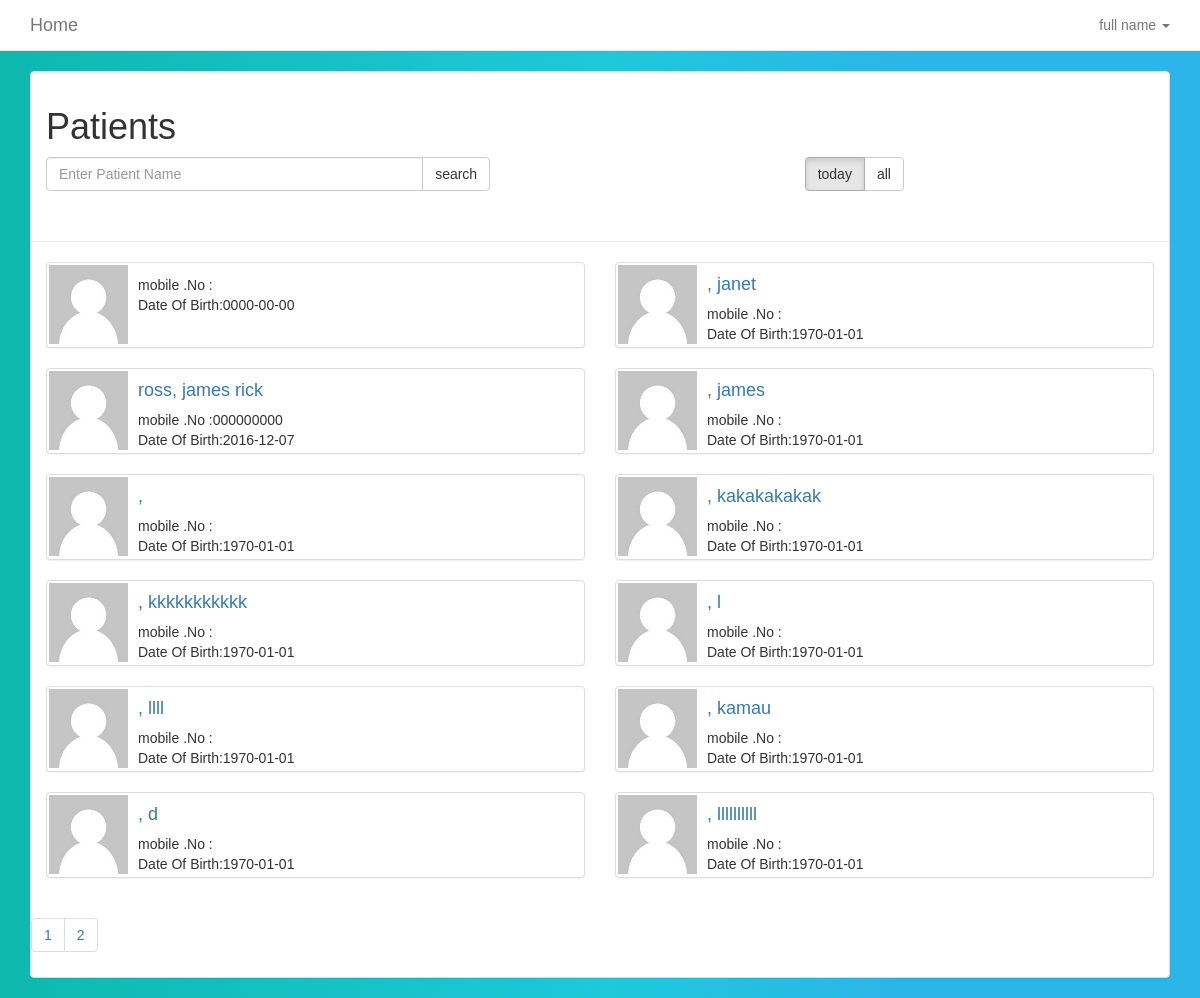
The app's page /patients (signed in) with its own data.
### tables this page shows
CREATE TABLE `patient_details` (
  `patient_id` varchar(30) NOT NULL,
  `patient_name` varchar(50) NOT NULL,
  `birthday` date NOT NULL,
  `phonenumber` varchar(50) NOT NULL,
  `national_id` varchar(50) NOT NULL,
  `status` varchar(11) NOT NULL,
  `gender` varchar(10) NOT NULL,
  `created_at` timestamp NOT NULL DEFAULT CURRENT_TIMESTAMP
);

### app/conn_db.php (called while the page is built, shortened)
<?php
$conn = "";
function affected() {
    global $conn, $rows_affected;
    $rows_affected = mysqli_affected_rows($conn);
    if ($rows_affected < 1) {
        $error_sql ="No information added to or retreived from database. Try checking your parameters" . "<br>";
        error_handler($error_sql, mysqli_errno($conn), mysqli_error($conn));
        return 0;
    }
    else {
        return $rows_affected;
    }
}
function db_query($sql) {
    global $conn;
    $result = $conn->query($sql);
    if ($result == FALSE) {
        $error_sql = "Error querying db, check sql statement" . "<br>";
        error_handler($error_sql, mysqli_errno($conn), mysqli_error($conn));
    }
    else {
        return $result;
    }
}
?>

### views_user/patients.php (the view, shortened to what this page needs)
<?php
$page = isset($_GET['pg']) ? $_GET['pg']:1;
$misc = isset($_GET['misc']) ? $_GET['misc']:1;
switch ($misc) {
     case 1:
     $miscellaneous =" WHERE created_at >= curdate() ";
     break;
}
$start = ($page > 1) ?($page *12)-12 :0;
$url_search = "";
$sql_patients = "SELECT patient_id, patient_name, phonenumber, birthday FROM patient_details" . $miscellaneous . "LIMIT {$start} , 12";
$p_count ="SELECT COUNT(*) FROM patient_details " . $miscellaneous ;
$patient = db_query($sql_patients);
?>
<div class="section">
      <div class="container">
          <div class="panel panel-default panel-faded">
          <div class="panel-body">
        <div class="row">
         <div class="col-md-12">
            <h1>Patients</h1>
          </div>
          <div class="col-md-5">
            <form role="form" method="get">
              <div class="form-group">
                <div class="input-group">
                  <input type="text" class="form-control" name="search" placeholder="Enter Patient Name">
                  <span class="input-group-btn">
                    <button class="btn btn-default" type="submit">search</button>
                  </span>
                </div>
              </div>
            </form>
          </div>
          <div class="col-md-offset-3 col-md-4">
            <div class="btn-group">
              <a href="<?php echo "patients?misc=1" ?>" class="btn btn-default <?php if($misc== 1)echo "active";?>"">today</a>
              <a href="<?php echo "patients?misc=2" ?>" class="btn btn-default <?php if($misc== 2)echo "active";?>">all</a>
            </div>
          </div>
          </div>
          </div>
        <div class="row">
          <div class="col-md-12">
            <hr>
          </div>
        </div>
        <div class="row">
          <div class="col-md-12">
              <ul class="media-list">
                 <?php
                 while ($row = $patient->fetch_assoc()) {
                     ?>
                 <li class="col-md-6">
                  <div class="panel panel-default panel-faded">
                    <div class=" file-list">
                        <a class="pull-left img--space" href="patientinfo?id=<?php echo $row["patient_id"]?>"><img class="media-object" src="assets/img/avatar.jpg" height="79" width="79"></a>
                        <div class="media-body">
                          <a href="patientinfo?id=<?php echo $row['patient_id'];?>" ><h4 class="name"><?php echo $row["patient_name"];?></h4></a>
                          <div> mobile .No :<?php echo $row["phonenumber"];?></div>
                          <div> Date Of Birth:<?php echo $row["birthday"];?></div>
                        </div>
                    </div>
                  </div>
                 </li>
                 <?php }
                 ?>
               </ul>
          </div>
        </div>
        <?php
          $res = db_query($p_count);
          $tot = $res->fetch_assoc();
          $tot = $tot['COUNT(*)'];
          $total = ceil($tot/12);
        ?>
        <div class="row">
        <div class="col-md-12">
        <ul class="pagination">
        <?php for($x = 1;$x <= $total ; $x++): ?>
          <li><a href="patients?pg=<?php echo $x.$url_search; ?>"><?php echo $x; ?></a></li>
        <?php endfor; ?>
        </ul>
        </div>
        </div>
      </div>
      </div>
    </div>

### assets/css/style.css (style rules this page uses)
body { background:linear-gradient(90deg, #0fb8ad 0%, #1fc8db 51%, #2cb5e8 75%); font-family: Arial,sans-serif; }
.file-list { padding: 2px; min-height: 84px; }
.img--space { margin-right: 10px; }
.media-object { display: block; }

### records on screen
patient_details: birthday "0000-00-00"
patient_details: patient_name ", janet", birthday "1970-01-01"
patient_details: patient_name "ross, james rick", phonenumber "000000000", birthday "2016-12-07"
patient_details: patient_name ", james", birthday "1970-01-01"
patient_details: patient_name ",", birthday "1970-01-01"
patient_details: patient_name ", kakakakakak", birthday "1970-01-01"
patient_details: patient_name ", kkkkkkkkkkk", birthday "1970-01-01"
patient_details: patient_name ", l", birthday "1970-01-01"
patient_details: patient_name ", llll", birthday "1970-01-01"
patient_details: patient_name ", kamau", birthday "1970-01-01"
patient_details: patient_name ", d", birthday "1970-01-01"
patient_details: patient_name ", llllllllll", birthday "1970-01-01"

### other values on screen
$_SESSION["full_name"] "full name"
